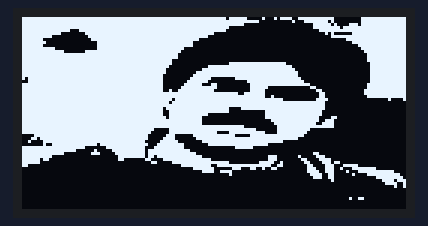
A sketch run on a simulated ESP32. Parts: 128×64 one-colour display.

Above: at 0.1 s.

The sketch:

PAWANKALYAN-OLED-ESP32.ino
```cpp
#include <Wire.h>
#include <Adafruit_GFX.h>
#include <Adafruit_SSD1306.h>

#define SCREEN_WIDTH 128
#define SCREEN_HEIGHT 64
#define OLED_RESET    -1

Adafruit_SSD1306 display(SCREEN_WIDTH, SCREEN_HEIGHT, &Wire, OLED_RESET);

// 16x16 binary image (example: a heart shape)
const uint8_t myBitmap[] PROGMEM = {
 // 'final-image', 128x64px
// 'final-image', 128x64px
  // 'final-image (1)', 128x64px
  0xff, 0xff, 0xff, 0xff, 0xff, 0xff, 0xff, 0xff, 0xf7, 0xe0, 0x8b, 0xcf, 0xff, 0x00, 0x7f, 0xff,
  0xff, 0xff, 0xff, 0xff, 0xff, 0xff, 0xff, 0xff, 0xff, 0xfe, 0x00, 0x23, 0xfd, 0x00, 0x7f, 0xff,
  0xff, 0xff, 0xff, 0xff, 0xff, 0xff, 0xff, 0xff, 0xff, 0xc0, 0x00, 0x00, 0x7e, 0x87, 0x7f, 0xff,
  0xff, 0xff, 0xff, 0xff, 0xff, 0xff, 0xff, 0xff, 0xf8, 0x00, 0x00, 0x00, 0x7f, 0xdf, 0xff, 0xff,
  0xff, 0xff, 0x1f, 0xff, 0xff, 0xff, 0xff, 0xff, 0xf0, 0x00, 0x00, 0x00, 0x1f, 0xff, 0xff, 0xff,
  0xff, 0xf8, 0x07, 0xff, 0xff, 0xff, 0xff, 0xff, 0x00, 0x00, 0x00, 0x00, 0x05, 0x03, 0xff, 0xff,
  0xff, 0xc0, 0x03, 0xff, 0xff, 0xff, 0xff, 0xfc, 0x00, 0x00, 0x00, 0x00, 0x01, 0xff, 0xff, 0xff,
  0xfe, 0x00, 0x01, 0xff, 0xff, 0xff, 0xff, 0xe0, 0x00, 0x00, 0x00, 0x00, 0x00, 0x0f, 0xff, 0xff,
  0xff, 0x00, 0x00, 0x7f, 0xff, 0xff, 0xff, 0x80, 0x00, 0x00, 0x00, 0x00, 0x00, 0x03, 0xff, 0xff,
  0xfe, 0x00, 0x00, 0x7f, 0xff, 0xff, 0xff, 0x80, 0x00, 0x00, 0x00, 0x00, 0x00, 0x00, 0xff, 0xff,
  0xff, 0xe0, 0x00, 0x7f, 0xff, 0xff, 0xfc, 0x00, 0x00, 0x00, 0x00, 0x00, 0x00, 0x00, 0x7f, 0xff,
  0xff, 0xfc, 0x07, 0xff, 0xff, 0xff, 0xf8, 0x00, 0x00, 0x00, 0x00, 0x00, 0x00, 0x00, 0x3f, 0xff,
  0xff, 0xff, 0xff, 0xff, 0xff, 0xff, 0xf0, 0x00, 0x00, 0x00, 0x00, 0x00, 0x00, 0x00, 0x1f, 0xff,
  0xff, 0xff, 0xff, 0xff, 0xff, 0xff, 0xf0, 0x00, 0x00, 0x00, 0x00, 0x00, 0x00, 0x00, 0x1f, 0xff,
  0xff, 0xff, 0xff, 0xff, 0xff, 0xff, 0xc0, 0x00, 0x00, 0x00, 0x00, 0x00, 0x00, 0x00, 0x1f, 0xff,
  0xff, 0xff, 0xff, 0xff, 0xff, 0xff, 0xc0, 0x00, 0x07, 0xff, 0xff, 0x00, 0x00, 0x00, 0x0f, 0xff,
  0xff, 0xff, 0xff, 0xff, 0xff, 0xff, 0x80, 0x03, 0xff, 0xff, 0xff, 0xc0, 0x00, 0x00, 0x0f, 0xff,
  0xff, 0xff, 0xff, 0xff, 0xff, 0xff, 0x00, 0x0f, 0xff, 0xff, 0xff, 0xe0, 0x00, 0x00, 0x0f, 0xff,
  0xff, 0xff, 0xff, 0xff, 0xff, 0xff, 0x00, 0x3f, 0xff, 0xff, 0xff, 0xf0, 0x00, 0x00, 0x0f, 0xff,
  0xff, 0xff, 0xff, 0xff, 0xff, 0xfe, 0x00, 0x7f, 0xff, 0xff, 0xff, 0xf0, 0x00, 0x00, 0x0f, 0xff,
  0xbf, 0xff, 0xff, 0xff, 0xff, 0xfe, 0x00, 0xfe, 0x01, 0xff, 0xff, 0xf8, 0x00, 0x00, 0x0f, 0xff,
  0x3f, 0xff, 0xff, 0xff, 0xff, 0xfe, 0x01, 0xfc, 0x00, 0x1f, 0xff, 0xfc, 0x00, 0x00, 0x0f, 0xff,
  0xff, 0xff, 0xff, 0xff, 0xff, 0xfe, 0x03, 0xf1, 0x80, 0x0f, 0xff, 0xff, 0x00, 0x00, 0x1f, 0xff,
  0xff, 0xff, 0xff, 0xff, 0xff, 0xfe, 0x07, 0xff, 0x80, 0x0f, 0xc0, 0x00, 0xc0, 0x00, 0x1f, 0xff,
  0xff, 0xff, 0xff, 0xff, 0xff, 0xfe, 0x4f, 0xff, 0x00, 0x0f, 0x80, 0x00, 0x30, 0x00, 0x3f, 0xff,
  0xff, 0xff, 0xff, 0xff, 0xff, 0xff, 0xff, 0xff, 0xff, 0x3f, 0x80, 0x00, 0x18, 0x00, 0x3f, 0xff,
  0xff, 0xff, 0xff, 0xff, 0xff, 0xff, 0xff, 0xff, 0xff, 0xff, 0x90, 0x00, 0x18, 0x00, 0x1f, 0xff,
  0xff, 0xff, 0xff, 0xff, 0xff, 0xff, 0xdf, 0xff, 0xff, 0xff, 0xfe, 0x00, 0x3c, 0x00, 0x00, 0x21,
  0xff, 0xff, 0xff, 0xff, 0xff, 0xff, 0xbf, 0xff, 0xff, 0xff, 0xff, 0xff, 0xf8, 0x00, 0x00, 0x00,
  0xff, 0xff, 0xff, 0xff, 0xff, 0xff, 0xff, 0xff, 0xff, 0xff, 0xff, 0xff, 0xf8, 0x00, 0x00, 0x00,
  0xff, 0xff, 0xff, 0xff, 0xff, 0xfe, 0xff, 0xff, 0xf8, 0x7f, 0xff, 0xff, 0xf8, 0x00, 0x00, 0x00,
  0xff, 0xff, 0xff, 0xff, 0xff, 0xfe, 0x7f, 0xff, 0xf8, 0x00, 0x7f, 0xff, 0xf0, 0x00, 0x00, 0x00,
  0xff, 0xff, 0xff, 0xff, 0xff, 0xfe, 0x7f, 0xfc, 0x00, 0x00, 0x7f, 0xff, 0xf0, 0x00, 0x00, 0x00,
  0xff, 0xff, 0xff, 0xff, 0xff, 0xff, 0x7f, 0xf0, 0x00, 0x00, 0x7f, 0xff, 0xe1, 0x80, 0x00, 0x00,
  0xff, 0xff, 0xff, 0xff, 0xff, 0xff, 0xff, 0xf0, 0x00, 0x00, 0x1f, 0xff, 0xe7, 0x00, 0x00, 0x00,
  0xff, 0xff, 0xff, 0xff, 0xff, 0xff, 0xff, 0xf0, 0x00, 0x00, 0x0f, 0xff, 0xcf, 0x00, 0x00, 0x00,
  0xff, 0xff, 0xff, 0xff, 0xff, 0xff, 0xff, 0xff, 0xff, 0xc0, 0x07, 0xff, 0xff, 0x00, 0x00, 0x00,
  0xff, 0xff, 0xff, 0xff, 0xff, 0xf0, 0x7f, 0xff, 0xff, 0xfc, 0x07, 0xff, 0x00, 0x00, 0x00, 0x00,
  0xff, 0xff, 0xff, 0xff, 0xff, 0xe0, 0x7f, 0xff, 0x87, 0xff, 0x87, 0xfe, 0x00, 0x00, 0x00, 0x00,
  0x0f, 0xff, 0xff, 0xff, 0xff, 0xc0, 0xe0, 0x7f, 0xfe, 0x0f, 0xff, 0xfc, 0x00, 0x00, 0x00, 0x00,
  0x1b, 0xff, 0xff, 0xff, 0xff, 0xc1, 0xe0, 0x3f, 0xff, 0xff, 0xff, 0xf0, 0x00, 0x00, 0x00, 0x00,
  0x21, 0xff, 0xff, 0xff, 0xff, 0x83, 0xf0, 0x0f, 0xff, 0xff, 0xfe, 0x00, 0x00, 0x00, 0x00, 0x00,
  0x01, 0x3f, 0xff, 0xbf, 0xff, 0xc7, 0xfc, 0x03, 0xff, 0xff, 0xc0, 0x00, 0x00, 0x00, 0x00, 0x00,
  0xff, 0xff, 0xf8, 0x0f, 0xff, 0x8f, 0xfc, 0x00, 0x01, 0xf8, 0x00, 0x00, 0x00, 0x00, 0x00, 0x00,
  0xff, 0xff, 0xc0, 0x83, 0xff, 0xbf, 0xff, 0x00, 0x00, 0x00, 0x00, 0x00, 0x00, 0x00, 0x00, 0x00,
  0xff, 0xfc, 0x01, 0xc1, 0xff, 0xbf, 0xff, 0xc0, 0x00, 0x00, 0x00, 0x00, 0x60, 0x00, 0x00, 0x00,
  0xff, 0xc0, 0x00, 0x00, 0xff, 0xb7, 0xff, 0xf0, 0x00, 0x00, 0x38, 0x08, 0x38, 0x00, 0x00, 0x00,
  0xfd, 0x80, 0x00, 0x00, 0xc0, 0x61, 0xff, 0xfe, 0x00, 0x00, 0x38, 0x06, 0x1e, 0x00, 0x00, 0x00,
  0xfc, 0x00, 0x00, 0x00, 0x00, 0x18, 0x3f, 0xff, 0xf8, 0x01, 0xf2, 0x03, 0x0e, 0xc0, 0x00, 0x00,
  0xc0, 0x00, 0x00, 0x00, 0x00, 0x00, 0x07, 0xfe, 0x7f, 0xff, 0xe6, 0x01, 0x87, 0x1f, 0x00, 0x00,
  0x00, 0x00, 0x00, 0x00, 0x00, 0x00, 0x00, 0x7f, 0x03, 0x8c, 0x98, 0x01, 0xc7, 0x23, 0xfc, 0x00,
  0x00, 0x00, 0x00, 0x00, 0x00, 0x00, 0x00, 0x0f, 0x3c, 0x00, 0x00, 0x01, 0xe7, 0x08, 0xff, 0xf0,
  0x00, 0x00, 0x00, 0x00, 0x00, 0x00, 0x00, 0x00, 0x04, 0x00, 0x00, 0x00, 0xf3, 0x02, 0x1f, 0xfc,
  0x00, 0x00, 0x00, 0x00, 0x00, 0x00, 0x00, 0x00, 0x00, 0x00, 0x00, 0x00, 0x73, 0x00, 0x03, 0xfe,
  0x00, 0x00, 0x00, 0x00, 0x00, 0x00, 0x00, 0x00, 0x00, 0x00, 0x00, 0x00, 0x01, 0x00, 0x00, 0xf7,
  0x00, 0x00, 0x00, 0x00, 0x00, 0x00, 0x00, 0x00, 0x00, 0x00, 0x00, 0x00, 0x00, 0x00, 0x00, 0x79,
  0x00, 0x00, 0x00, 0x00, 0x00, 0x00, 0x00, 0x00, 0x00, 0x00, 0x00, 0x00, 0x00, 0x00, 0x00, 0x09,
  0x00, 0x00, 0x00, 0x00, 0x00, 0x00, 0x00, 0x00, 0x00, 0x00, 0x00, 0x00, 0x00, 0x00, 0x00, 0x00,
  0x00, 0x00, 0x00, 0x00, 0x00, 0x00, 0x00, 0x00, 0x00, 0x00, 0x00, 0x00, 0x00, 0x00, 0x00, 0x00,
  0x00, 0x00, 0x00, 0x00, 0x00, 0x00, 0x00, 0x00, 0x00, 0x00, 0x00, 0x00, 0x00, 0x00, 0x00, 0x00,
  0x00, 0x00, 0x00, 0x00, 0x00, 0x00, 0x00, 0x00, 0x00, 0x00, 0x00, 0x00, 0x00, 0x04, 0xc0, 0x00,
  0x00, 0x00, 0x00, 0x00, 0x00, 0x00, 0x00, 0x00, 0x00, 0x00, 0x00, 0x00, 0x00, 0x00, 0x00, 0x00,
  0x00, 0x00, 0x00, 0x00, 0x00, 0x00, 0x00, 0x00, 0x00, 0x00, 0x00, 0x00, 0x00, 0x00, 0x00, 0x00,
  0x00, 0x00, 0x00, 0x00, 0x00, 0x00, 0x00, 0x00, 0x00, 0x00, 0x00, 0x00, 0x00, 0x00, 0x00, 0x00
};

// Array of all bitmaps for convenience. (Total bytes used to store images in PROGMEM = 1040)

// Array of all bitmaps for convenience. (Total bytes used to store images in PROGMEM = 1040)

// Array of all bitmaps for convenience. (Total bytes used to store images in PROGMEM = 1040)


void setup() {
  Serial.begin(9600);
  if (!display.begin(SSD1306_SWITCHCAPVCC, 0x3C)) {
    Serial.println(F("SSD1306 allocation failed"));
    for (;;);
  }

  display.clearDisplay();

  // Draw bitmap at (x, y), width = 16, height = 16
  display.drawBitmap(0, 0, myBitmap, 128 , 64, WHITE);

  display.display();
}

void loop() {
  // Nothing here
}
```
